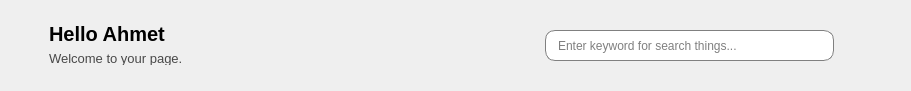
        <widget class="QWidget" name="header_widget" native="true">
         <property name="minimumSize">
          <size>
           <width>911</width>
           <height>91</height>
          </size>
         </property>
         <property name="maximumSize">
          <size>
           <width>1666666</width>
           <height>91</height>
          </size>
         </property>
         <layout class="QHBoxLayout" name="horizontalLayout_5">
          <item>
           <layout class="QHBoxLayout" name="horizontalLayout_4">
            <item>
             <widget class="QPushButton" name="pushButton">
              <property name="cursor">
               <cursorShape>PointingHandCursor</cursorShape>
              </property>
              <property name="styleSheet">
               <string notr="true">QPushButton{
border:none;
}</string>
              </property>
              <property name="text">
               <string/>
              </property>
              <property name="icon">
               <iconset resource="resources.qrc">
                <normaloff>:/imgs/menu.png</normaloff>:/imgs/menu.png</iconset>
              </property>
              <property name="iconSize">
               <size>
                <width>29</width>
                <height>35</height>
               </size>
              </property>
              <property name="checkable">
               <bool>true</bool>
              </property>
             </widget>
            </item>
            <item>
             <layout class="QVBoxLayout" name="verticalLayout_13">
              <property name="spacing">
               <number>10</number>
              </property>
              <property name="topMargin">
               <number>15</number>
              </property>
              <property name="bottomMargin">
               <number>15</number>
              </property>
              <item>
               <widget class="QLabel" name="label">
                <property name="font">
                 <font>
                  <pointsize>15</pointsize>
                  <weight>75</weight>
                  <bold>true</bold>
                 </font>
                </property>
                <property name="text">
                 <string>Hello Ahmet</string>
                </property>
               </widget>
              </item>
              <item>
               <widget class="QLabel" name="label_5">
                <property name="font">
                 <font>
                  <pointsize>10</pointsize>
                 </font>
                </property>
                <property name="styleSheet">
                 <string notr="true">color:#484848;</string>
                </property>
                <property name="text">
                 <string>Welcome to your page.</string>
                </property>
               </widget>
              </item>
             </layout>
            </item>
           </layout>
          </item>
          <item>
           <spacer name="horizontalSpacer_3">
            <property name="orientation">
             <enum>Qt::Horizontal</enum>
            </property>
            <property name="sizeHint" stdset="0">
             <size>
              <width>351</width>
              <height>20</height>
             </size>
            </property>
           </spacer>
          </item>
          <item>
           <layout class="QHBoxLayout" name="horizontalLayout_3">
            <property name="rightMargin">
             <number>20</number>
            </property>
            <item>
             <widget class="QLineEdit" name="search_anything">
              <property name="minimumSize">
               <size>
                <width>0</width>
                <height>31</height>
               </size>
              </property>
              <property name="maximumSize">
               <size>
                <width>16777215</width>
                <height>31</height>
               </size>
              </property>
              <property name="styleSheet">
               <string notr="true">QLineEdit{
padding-left:10px;
border: 1px solid gray;
border-radius:10px
}</string>
              </property>
              <property name="placeholderText">
               <string>Enter keyword for search things...</string>
              </property>
             </widget>
            </item>
            <item>
             <widget class="QLabel" name="profile_img">
              <property name="minimumSize">
               <size>
                <width>40</width>
                <height>40</height>
               </size>
              </property>
              <property name="maximumSize">
               <size>
                <width>40</width>
                <height>40</height>
               </size>
              </property>
              <property name="text">
               <string/>
              </property>
              <property name="pixmap">
               <pixmap resource="resources.qrc">:/imgs/profile.png</pixmap>
              </property>
              <property name="scaledContents">
               <bool>true</bool>
              </property>
             </widget>
            </item>
           </layout>
          </item>
         </layout>
        </widget>
